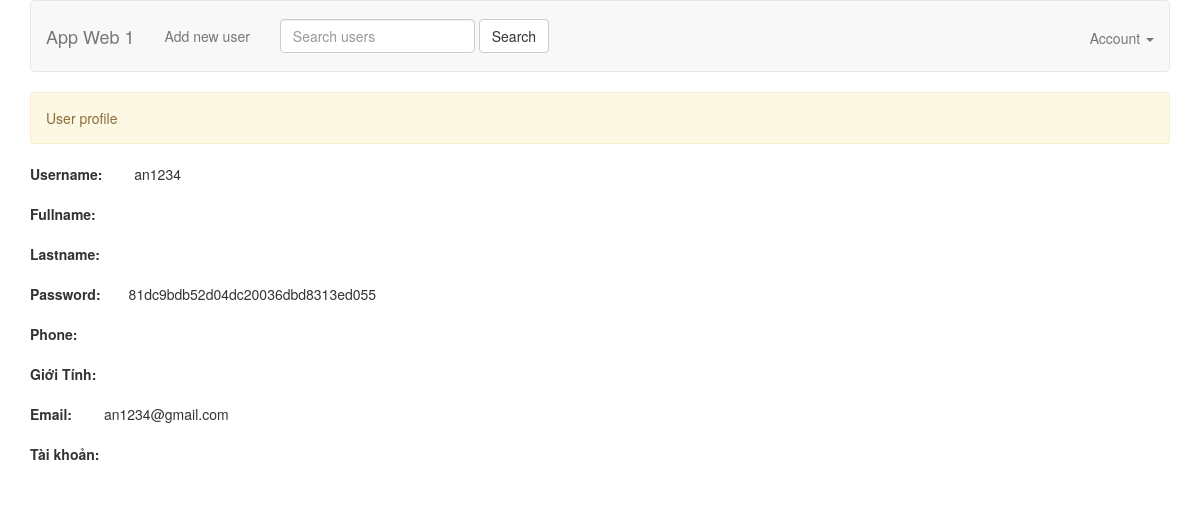
The app's page /view_user.php?id=5 with its own data.
### tables this page shows
CREATE TABLE IF NOT EXISTS `users` (
  `id` int(11) NOT NULL AUTO_INCREMENT,
  `name` text NOT NULL,
  `fullname` varchar(100) DEFAULT NULL,
  `email` varchar(100) NOT NULL,
  `phone` varchar(10) DEFAULT NULL,
  `sex` varchar(20) DEFAULT NULL,
  `lastname` varchar(50) DEFAULT NULL,
  `type` varchar(100) DEFAULT NULL,
  `password` varchar(250) DEFAULT NULL,
  `cost` varchar(100) DEFAULT NULL,
  PRIMARY KEY (`id`)
);

### models/UserModel.php (called while the page is built, shortened)
<?php
require_once 'BaseModel.php';
class UserModel extends BaseModel
{
    public function findUserById($id)
    {
        $sql = 'SELECT * FROM users WHERE id = ' . $id;
        $user = $this->select($sql);
        return $user;
    }
}

### models/BaseModel.php (called while the page is built, shortened)
<?php
abstract class BaseModel {
    protected static $_connection;
    public function __construct() {
        if (!isset(self::$_connection)) {
            self::$_connection = mysqli_connect(DB_HOST, DB_USER, DB_PASSWORD, DB_NAME, DB_PORT);
        }
    }
    protected function query($sql) {
        $result = self::$_connection->query($sql);
        return $result;
    }
    protected function select($sql) {
        $result = $this->query($sql);
        $rows = [];
        if (!empty($result)) {
            while ($row = $result->fetch_assoc()) {
                $rows[] = $row;
            }
        }
        return $rows;
    }
}

### view_user.php (the view, shortened to what this page needs)
<?php
require_once 'models/UserModel.php';
$userModel = new UserModel();
$user = NULL;
if (!empty($_GET['id'])) {
    $id = $_GET['id'];
    $user = $userModel->findUserById($id);
}
?>
<!DOCTYPE html>
<html>
<head>
    <?php include 'views/meta.php' ?>
</head>
<body>
    <?php include 'views/header.php'?>
    <div class="container">
        <?php if ($user || empty($id)) { ?>
        <div class="alert alert-warning" role="alert">
            User profile
        </div>
        <form method="POST">
            <div class="form-group">
                <label for="name">Username:</label>&emsp;&emsp;
                <span><?php if (!empty($user[0]['name'])) echo $user[0]['name'] ?></span>
            </div>
            <div class="form-group">
                <label for="password">Fullname:</label>&emsp;&emsp;
            </div>
            <div class="form-group">
                <label for="name">Lastname:</label>&emsp;&emsp;
            </div>
            <div style="display: flex;" class="form-group">
                <label for="password">Password:</label>&emsp;&emsp;
                <span ><?php if (!empty($user[0]['name'])) echo $user[0]['password'] ?></span>
            </div>
            <div class="form-group">
                <label for="name">Phone:</label>&emsp;&emsp;&emsp;&emsp;
            </div>
            <div class="form-group">
                <label for="name">Giới Tính:</label>&emsp;&emsp;
            </div>
            <div class="form-group">
                <label for="name">Email:</label>&emsp;&emsp;
                <span><?php if (!empty($user[0]['name'])) echo $user[0]['email'] ?></span>
            </div>
            <div class="form-group">
                <label for="name">Tài khoản:</label>&emsp;&emsp;
            </div>
        </form>
        <?php } else { ?>
        <div class="alert alert-success" role="alert">
            User not found!
        </div>
        <?php } ?>
    </div>
</body>
</html>

### records on screen
users: name "an1234", password "81dc9bdb52d04dc20036dbd8313ed055", email "an1234@gmail.com"
